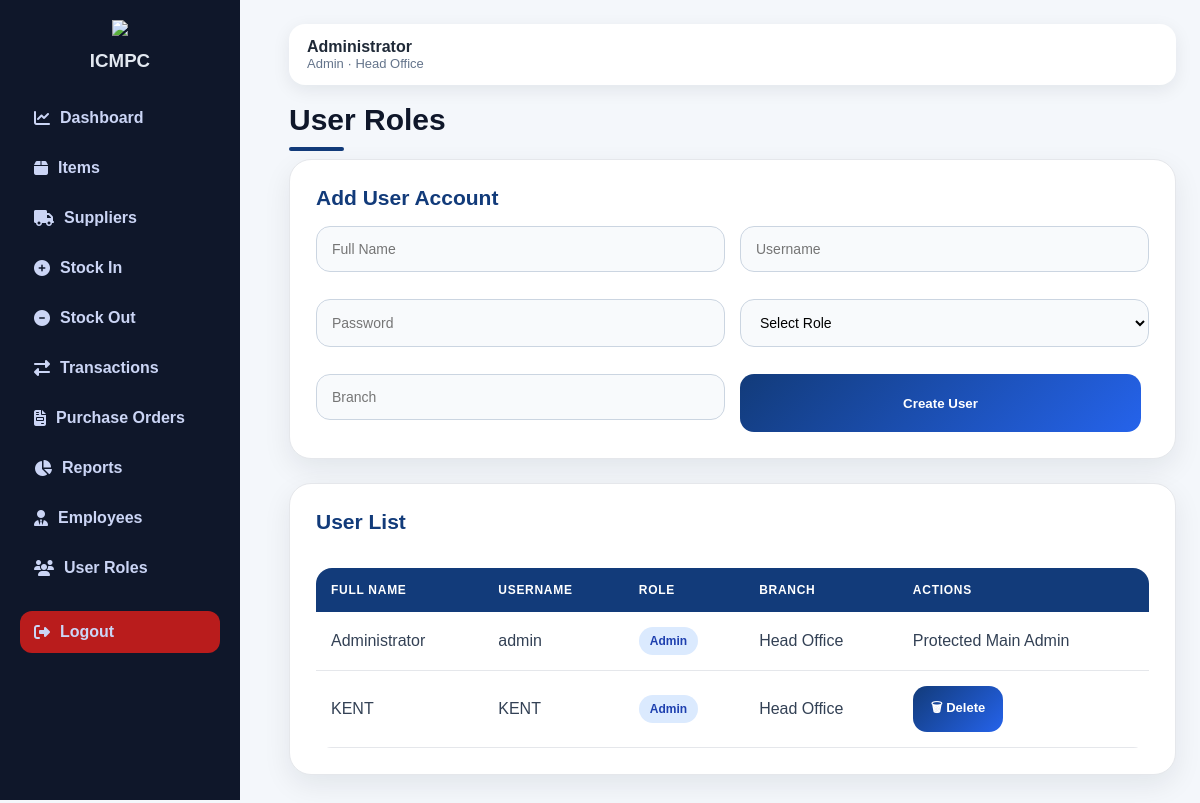
Page /users (signed in) on the committed database.
### tables this page shows
CREATE TABLE users (
            id INTEGER PRIMARY KEY AUTOINCREMENT,
            full_name TEXT NOT NULL,
            username TEXT UNIQUE NOT NULL,
            password TEXT NOT NULL,
            role TEXT NOT NULL DEFAULT 'staff',
            branch TEXT
        );

### app.py (the view, shortened to what this page needs)
@app.route("/users", methods=["GET", "POST"])
def users():
    check = require_admin()
    if check:
        return check
    conn = get_db_connection()
    if session.get("username") == "admin":
        user_list = fetchall(conn, """
            SELECT * FROM users
            ORDER BY role, full_name
        """)
    else:
        user_list = fetchall(conn, """
            SELECT * FROM users
            WHERE username != ?
            ORDER BY role, full_name
        """, ("admin",))
    conn.close()
    return render_template("users.html", users=user_list)

### app.py (called while the page is built)
def using_postgres():
    return bool(DATABASE_URL)

def get_db_connection():
    if using_postgres():
        return psycopg2.connect(DATABASE_URL, cursor_factory=psycopg2.extras.RealDictCursor)
    conn = sqlite3.connect(DATABASE)
    conn.row_factory = sqlite3.Row
    return conn

def q(sql):
    if using_postgres():
        return sql.replace("?", "%s")
    return sql

def fetchall(conn, sql, params=()):
    cur = conn.cursor()
    cur.execute(q(sql), params)
    return cur.fetchall()

def logged_in():
    return "user_id" in session

def require_login():
    if not logged_in():
        return redirect(url_for("login"))
    return None

def require_admin():
    check = require_login()
    if check:
        return check
    if session.get("role") != "admin":
        flash("Admin access only.", "danger")
        return redirect(url_for("dashboard"))
    return None

### templates/users.html (shortened to what this page needs)
{% extends "base.html" %}
{% block content %}
<h1>User Roles</h1>
<section class="panel">
    <h2>Add User Account</h2>
    <form method="POST" class="form-grid">
        <input name="full_name" placeholder="Full Name" required>
        <input name="username" placeholder="Username" required>
        <input name="password" placeholder="Password" required>
        <select name="role" required>
            <option value="">Select Role</option>
        </select>
        <input name="branch" placeholder="Branch">
        <button type="submit">Create User</button>
    </form>
</section>
<section class="panel">
    <div class="panel-head">
        <h2>User List</h2>
    </div>
    <table>
        <thead>
            <tr>
                <th>Full Name</th>
                <th>Username</th>
                <th>Role</th>
                <th>Branch</th>
                <th>Actions</th>
            </tr>
        </thead>
        <tbody>
        {% for u in users %}
            <tr>
                <td>{{ u.full_name }}</td>
                <td>{{ u.username }}</td>
                <td>
                    <span class="badge">
                        {{ u.role|replace("_", " ")|title }}
                    </span>
                </td>
                <td>{{ u.branch or "N/A" }}</td>
                <td>
                    {% if u.username == "admin" %}
                        Protected Main Admin
                    {% elif u.id == session.get("user_id") %}
                        Current Account
                    {% else %}
                        <a href="{{ url_for('delete_user', user_id=u.id) }}"
                           class="btn-small"
                           onclick="return confirm('Delete this user account?')">
                           🗑 Delete
                        </a>
                    {% endif %}
                </td>
            </tr>
        {% else %}
            <tr>
                <td colspan="5">No users found.</td>
            </tr>
        {% endfor %}
        </tbody>
    </table>
</section>
{% endblock %}

### templates/base.html (shortened to what this page needs)
<!DOCTYPE html>
<html>
<head>
    <link rel="stylesheet" href="{{ url_for('static', filename='style.css') }}">
    <link rel="stylesheet" href="https://cdnjs.cloudflare.com/ajax/libs/font-awesome/6.5.1/css/all.min.css">
</head>
<body>
{% if session.get("user_id") %}
<div class="sidebar">
    <div class="sidebar-header">
        <img src="{{ url_for('static', filename='images/logo.png') }}" class="sidebar-logo">
        <h3>ICMPC</h3>
    </div>
    <a href="{{ url_for('dashboard') }}">
        <i class="fa-solid fa-chart-line"></i> Dashboard
    </a>
    <a href="{{ url_for('items') }}">
        <i class="fa-solid fa-box"></i> Items
    </a>
    <a href="{{ url_for('suppliers') }}">
        <i class="fa-solid fa-truck"></i> Suppliers
    </a>
    <a href="{{ url_for('stock_in') }}">
        <i class="fa-solid fa-circle-plus"></i> Stock In
    </a>
    <a href="{{ url_for('stock_out') }}">
        <i class="fa-solid fa-circle-minus"></i> Stock Out
    </a>
    <a href="{{ url_for('transactions') }}">
        <i class="fa-solid fa-right-left"></i> Transactions
    </a>
    <a href="{{ url_for('purchase_orders') }}">
        <i class="fa-solid fa-file-invoice"></i> Purchase Orders
    </a>
    <a href="{{ url_for('reports') }}">
        <i class="fa-solid fa-chart-pie"></i> Reports
    </a>
    <a href="{{ url_for('employees') }}">
        <i class="fa-solid fa-user-tie"></i> Employees
    </a>
    {% if session.get("role") == "admin" %}
    <a href="{{ url_for('users') }}">
        <i class="fa-solid fa-users"></i> User Roles
    </a>
    {% endif %}
    <a href="{{ url_for('logout') }}" class="logout">
        <i class="fa-solid fa-right-from-bracket"></i> Logout
    </a>
</div>
{% endif %}
<main class="{% if session.get('user_id') %}main{% else %}login-main{% endif %}">
    {% if session.get("user_id") %}
    <div class="topbar">
        <div>
            <strong>{{ session.get("full_name") }}</strong>
            <span>{{ session.get("role")|replace("_", " ")|title }} · {{ session.get("branch") }}</span>
        </div>
    </div>
    {% endif %}
    {% block content %}{% endblock %}
</main>
</body>
</html>

### rows in the picture
users: get "Administrator", full_name "Administrator", username "admin", role "Admin", branch "Head Office", shows "Protected Main Admin"
users: full_name "KENT", username "KENT", role "Admin", branch "Head Office"

### other values in the picture
{{ session.get("role")|replace("_", " ")|title }} "Admin"
{{ session.get("branch") }} "Head Office"
